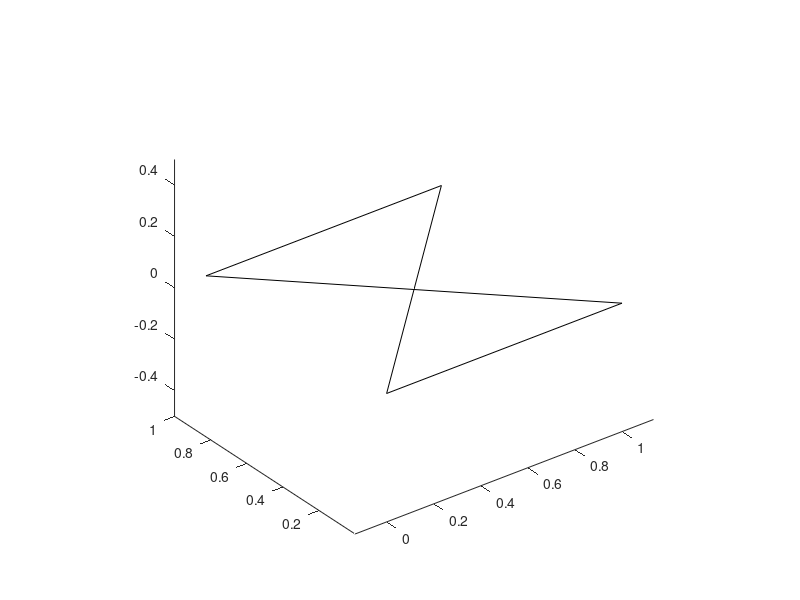

This figure's MATLAB source:
% Regression test function (black blox) for FreeMat v4.0.0
% This function is autogenerated by helpgen.
function bbtest_success = bbtest_patch
  bbtest_success = 1;
NumErrors = 0;
try
  x = [ 0 1 0 1];

catch
  NumErrors = NumErrors + 1;
end
try
  y = [ 0 0 1 1];

catch
  NumErrors = NumErrors + 1;
end
try
  c = [ 1 1 1 ];

catch
  NumErrors = NumErrors + 1;
end
try
  patch(x,y,c)

catch
  NumErrors = NumErrors + 1;
end
try
  axis equal

catch
  NumErrors = NumErrors + 1;
end
try
  view(3)

catch
  NumErrors = NumErrors + 1;
end
try
  mprint patch1

catch
  NumErrors = NumErrors + 1;
end
if (NumErrors ~= 0) bbtest_success = 0; return; end
